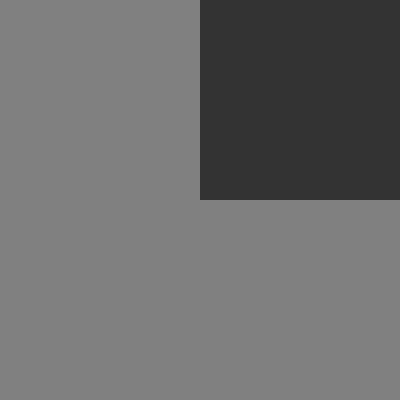
Frame 1 (no input)
Frame 60 (the mouse pressed at the canvas centre just before this capture): identical to frame 1, image omitted
Frame 120 (the mouse held since frame 60 and released just before this capture): blank canvas, image omitted

The Processing sketch that drew this single still picture (run headless with seeded random() and noise(); from frame 60 on, the mouse is pressed at the canvas centre):

// Processing sketch: Exercicio_2
// ── Exercicio_2.pde
void setup(){
  size(400, 400);
  noStroke();
}

void draw(){
  background(128);
  if(mouseX>200 && mouseY>200){
    fill(50);
    rect(0,0,200,200);
  }
  else if(mouseX<200 || mouseY>200){
    fill(50);
    rect(200,0,200,200);
  }else if(mouseX<200 && mouseY<200){
    fill(50);
    rect(0,200,200,200);
  }else if(mouseX>200 && mouseY<200){
  fill(50);
  rect(200,200,200,200);
  }
}
